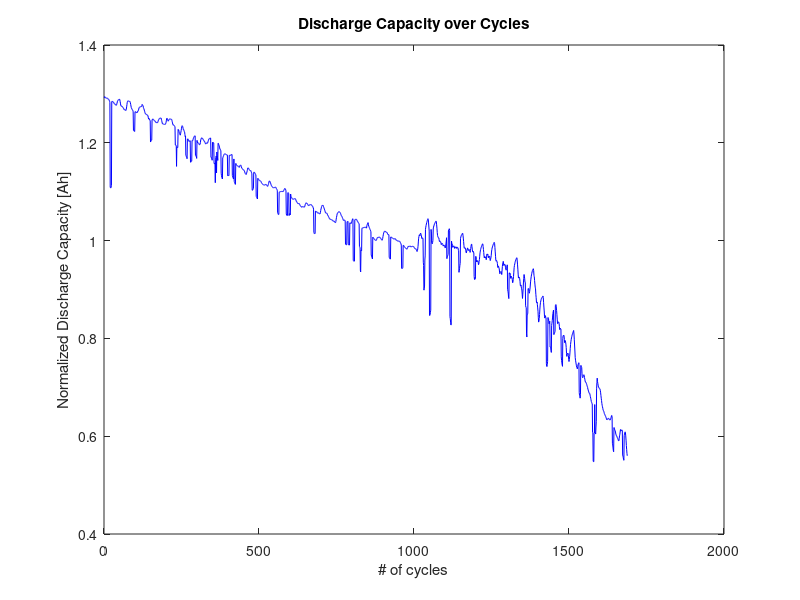
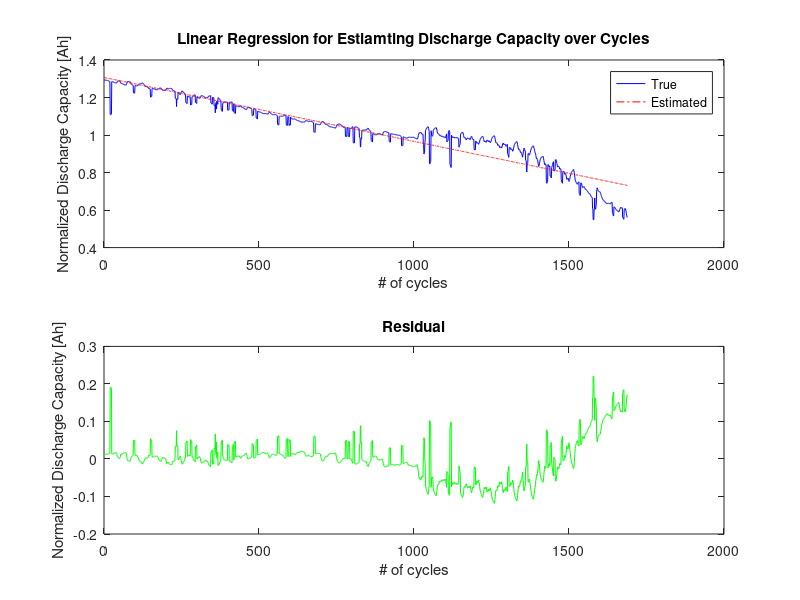

MATLAB code to generate these figures, in order:
clc, clear all, close all;

% To load a time-series data
tsdata = csvread('timeseries.csv');
predictor = tsdata(:,1);    % # of cycle for a lithium-ion battery cycling test
response = tsdata(:,2);     % discharge capacity associated with the number of cycle

figure, plot(predictor, response, 'b-');
xlabel('# of cycles'), ylabel('Normalized Discharge Capacity [Ah]');
title('Discharge Capacity over Cycles');

% To create a linear regression model
w = polyfit(predictor, response, 1);
estimated = w(1)*predictor + w(2);
residual = estimated - response;

% To plot the results
figure,
subplot(2,1,1), plot(predictor, response, 'b-');
hold on, plot(predictor, estimated, 'r-.');
xlabel('# of cycles'), ylabel('Normalized Discharge Capacity [Ah]');
legend('True', 'Estimated');
title('Linear Regression for Estiamting Discharge Capacity over Cycles');

subplot(2,1,2), plot(predictor, residual, 'g-');
xlabel('# of cycles'), ylabel('Normalized Discharge Capacity [Ah]');
title('Residual');



    
